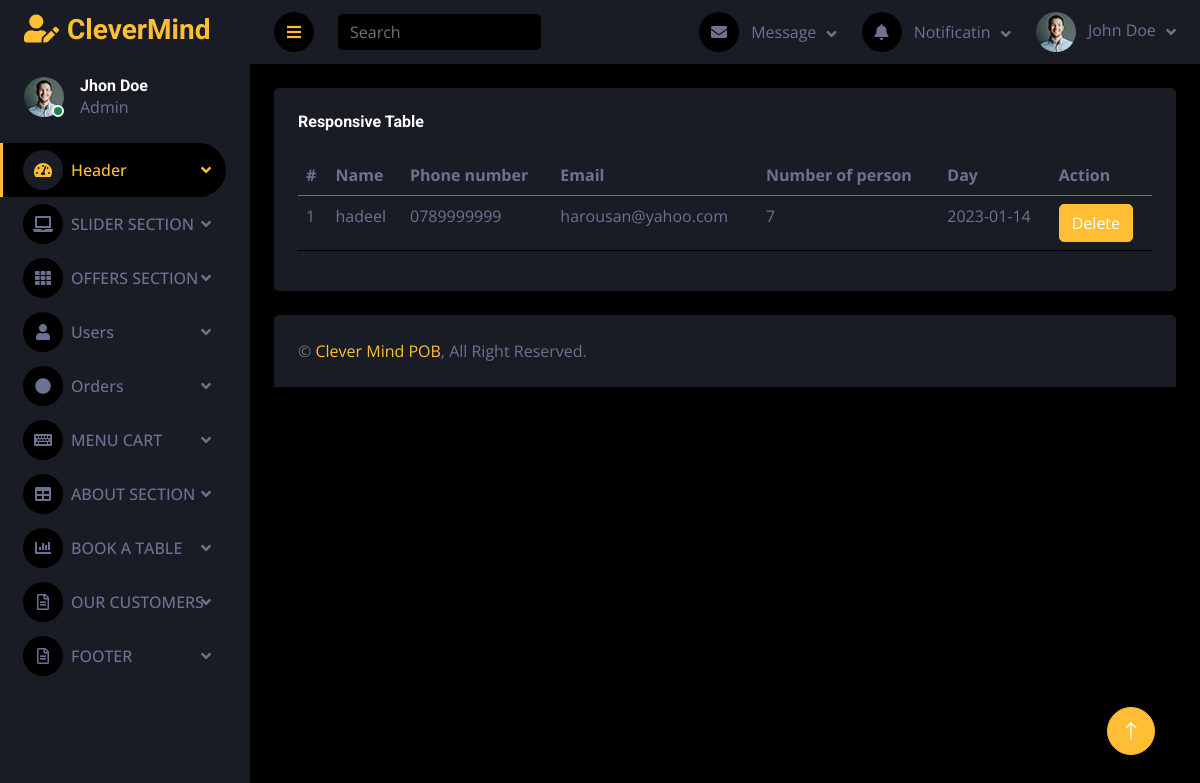
/darkpan-1.0.0/user_messages.php, run on the app's committed database.
### tables this page shows
CREATE TABLE `book_a_table` (
  `id` int(100) NOT NULL,
  `name` varchar(250) NOT NULL,
  `phone_number` varchar(250) NOT NULL,
  `email` varchar(250) NOT NULL,
  `number_person` varchar(250) NOT NULL,
  `date` date NOT NULL
);

### darkpan-1.0.0/user_messages.php (the view, shortened to what this page needs)
<?php
require_once("conn.php");
?>
<!DOCTYPE html>
<html lang="en">
<head>
    <link href="https://cdnjs.cloudflare.com/ajax/libs/font-awesome/5.10.0/css/all.min.css" rel="stylesheet">
    <link href="https://cdn.jsdelivr.net/npm/bootstrap-icons@1.4.1/font/bootstrap-icons.css" rel="stylesheet">
    <link href="lib/owlcarousel/assets/owl.carousel.min.css" rel="stylesheet">
    <link href="lib/tempusdominus/css/tempusdominus-bootstrap-4.min.css" rel="stylesheet" />
    <link href="css/bootstrap.min.css" rel="stylesheet">
    <link href="css/style.css" rel="stylesheet">
</head>
<body>
    <div class="container-fluid position-relative d-flex p-0">
        <div class="sidebar pe-4 pb-3">
            <nav class="navbar bg-secondary navbar-dark">
                <a href="index.html" class="navbar-brand mx-4 mb-3">
                    <h3 class="text-primary"><i class="fa fa-user-edit me-2"></i>CleverMind</h3>
                </a>
                <div class="d-flex align-items-center ms-4 mb-4">
                    <div class="position-relative">
                        <img class="rounded-circle" src="img/user.jpg" alt="" style="width: 40px; height: 40px;">
                        <div class="bg-success rounded-circle border border-2 border-white position-absolute end-0 bottom-0 p-1"></div>
                    </div>
                    <div class="ms-3">
                        <h6 class="mb-0">Jhon Doe</h6>
                        <span>Admin</span>
                    </div>
                </div>
                <div class="navbar-nav w-100">
                <div class="nav-item dropdown">
                    <a href="index.html" class="nav-link dropdown-toggle active" data-bs-toggle="dropdown"><i class="fa fa-tachometer-alt me-2"></i>Header</a>
                </div>
                <div class="nav-item dropdown">
                    <a href="#" class="nav-link dropdown-toggle" data-bs-toggle="dropdown"><i class="fa fa-laptop me-2"></i>SLIDER SECTION</a>
                </div>
                <div class="nav-item dropdown">
                    <a href="widget.html" class="nav-link dropdown-toggle " data-bs-toggle="dropdown"><i class="fa fa-th me-2"></i>OFFERS SECTION</a>
                </div>
                <div class="nav-item dropdown">
                    <a href="widget.html" class="nav-link dropdown-toggle " data-bs-toggle="dropdown"><i class="fa fa-user me-2"></i>Users</a>
                </div>
                <div class="nav-item dropdown">
                    <a href="widget.html" class="nav-link dropdown-toggle " data-bs-toggle="dropdown"><i class="fa fa-circle me-2"></i>Orders</a>
                </div>
                <div class="nav-item dropdown">
                    <a href="form.html" class="nav-link dropdown-toggle " data-bs-toggle="dropdown"><i class="fa fa-keyboard me-2"></i>MENU CART</a>
                </div>
                <div class="nav-item dropdown">
                    <a href="table.html" class="nav-link dropdown-toggle " data-bs-toggle="dropdown"><i class="fa fa-table me-2"></i>ABOUT SECTION</a>
                </div>
                <div class="nav-item dropdown">
                    <a href="chart.html" class="nav-link dropdown-toggle " data-bs-toggle="dropdown"><i class="fa fa-chart-bar me-2"></i>BOOK A TABLE</a>
                </div>
                <div class="nav-item dropdown">
                    <a href="#" class="nav-link dropdown-toggle" data-bs-toggle="dropdown"><i class="far fa-file-alt me-2"></i>OUR CUSTOMERS</a>
                </div>
                <div class="nav-item dropdown">
                    <a href="#" class="nav-link dropdown-toggle" data-bs-toggle="dropdown"><i class="far fa-file-alt me-2"></i>FOOTER</a>
                </div>
            </div>
            </nav>
        </div>
        <div class="content">
            <nav class="navbar navbar-expand bg-secondary navbar-dark sticky-top px-4 py-0">
                <a href="#" class="sidebar-toggler flex-shrink-0">
                    <i class="fa fa-bars"></i>
                </a>
                <form class="d-none d-md-flex ms-4">
                    <input class="form-control bg-dark border-0" type="search" placeholder="Search">
                </form>
                <div class="navbar-nav align-items-center ms-auto">
                    <div class="nav-item dropdown">
                        <a href="#" class="nav-link dropdown-toggle" data-bs-toggle="dropdown">
                            <i class="fa fa-envelope me-lg-2"></i>
                            <span class="d-none d-lg-inline-flex">Message</span>
                        </a>
                    </div>
                    <div class="nav-item dropdown">
                        <a href="#" class="nav-link dropdown-toggle" data-bs-toggle="dropdown">
                            <i class="fa fa-bell me-lg-2"></i>
                            <span class="d-none d-lg-inline-flex">Notificatin</span>
                        </a>
                    </div>
                    <div class="nav-item dropdown">
                        <a href="#" class="nav-link dropdown-toggle" data-bs-toggle="dropdown">
                            <img class="rounded-circle me-lg-2" src="img/user.jpg" alt="" style="width: 40px; height: 40px;">
                            <span class="d-none d-lg-inline-flex">John Doe</span>
                        </a>
                    </div>
                </div>
            </nav>
            <div class="container-fluid pt-4 px-4">
                <div class="row g-4">
                    <div class="col-12">
                        <div class="bg-secondary rounded h-100 p-4">
                            <h6 class="mb-4">Responsive Table</h6>
                            <div class="table-responsive">
                                <table class="table">
                                    <thead>
                                       <tr>
                                          <th>#</th>
                                          <th>Name</th>
                                          <th>Phone number</th>
                                          <th>Email</th>
                                          <th>Number of person</th>
                                          <th>Day</th>
                                          <th>Action</th>
                                       </tr>
                                    </thead>
                                    <tbody>
                                    <?php
                                       $sql = "SELECT * FROM  book_a_table";
                                       $result = mysqli_query($conn, $sql);
                                       $countRow = mysqli_num_rows($result);
                                       if ($countRow > 0) {
                                          $i = 1;
                                          while ($row = mysqli_fetch_assoc($result)) {
                                             echo "
                                             <tr>
                                             <td>{$i}</td>
                                             <td>{$row['name']}</td>
                                             <td>{$row['phone_number']}</td>
                                             <td>{$row['email']}</td>
                                             <td>{$row['number_person']}</td>
                                             <td>{$row['date']}</td>
                                             <td>
                                             <a href='user_messages.php?delete={$row['id']}'>
                                             <button data-toggle='tooltip' title='Trash' class='btn btn-primary mr-2'>
                                             Delete
                                             </button>
                                             </a>
                                             </td>
                                             </tr>
                                             ";
                                             $i++;
                                          }
                                       }
                                       ?>
                                    </tbody>
                                </table>
                            </div>
                        </div>
                    </div>
                </div>
            </div>
            <div class="container-fluid pt-4 px-4">
                <div class="bg-secondary rounded-top p-4">
                    <div class="row">
                        <div class="col-12 col-sm-6 text-center text-sm-start">
                            &copy; <a href="#">Clever Mind POB</a>, All Right Reserved.
                        </div>
                    </div>
                </div>
            </div>
        </div>
        <a href="#" class="btn btn-lg btn-primary btn-lg-square back-to-top"><i class="bi bi-arrow-up"></i></a>
    </div>
</body>
</html>

### darkpan-1.0.0/css/style.css (style rules this page uses)
:root { --primary: #ffbe33; --secondary: #191C24; --light: #6C7293; --dark: #000000; }
.back-to-top { position: fixed; display: none; right: 45px; bottom: 45px; z-index: 99; }
.btn { transition: .5s; }
.btn-lg-square { width: 48px; height: 48px; }
.btn-square, .btn-sm-square, .btn-lg-square { padding: 0; display: inline-flex; align-items: center; justify-content: center; font-weight: normal; border-radius: 50px; }
.sidebar { position: fixed; top: 0; left: 0; bottom: 0; width: 250px; height: 100vh; overflow-y: auto; background: var(--secondary); transition: 0.5s; z-index: 999; }
.content { margin-left: 250px; min-height: 100vh; background: var(--dark); transition: 0.5s; }
@media (min-width: 992px) { .sidebar { margin-left: 0; } }
@media (min-width: 992px) { .content { width: calc(100% - 250px); } }
.sidebar .navbar .navbar-nav .nav-link { padding: 7px 20px; color: var(--light); font-weight: 500; border-left: 3px solid var(--secondary); border-radius: 0 30px 30px 0; outline: none; }
.sidebar .navbar .navbar-nav .nav-link:hover, .sidebar .navbar .navbar-nav .nav-link.active { color: var(--primary); background: var(--dark); border-color: var(--primary); }
.sidebar .navbar .navbar-nav .nav-link i { width: 40px; height: 40px; display: inline-flex; align-items: center; justify-content: center; background: var(--dark); border-radius: 40px; }
.sidebar .navbar .navbar-nav .nav-link:hover i, .sidebar .navbar .navbar-nav .nav-link.active i { background: var(--secondary); }
.sidebar .navbar .dropdown-toggle::after { position: absolute; top: 15px; right: 15px; border: none; content: "\f107"; font-family: "Font Awesome 5 Free"; font-weight: 900; transition: .5s; }
.content .navbar .navbar-nav .nav-link { margin-left: 25px; padding: 12px 0; color: var(--light); outline: none; }
.content .navbar .sidebar-toggler, .content .navbar .navbar-nav .nav-link i { width: 40px; height: 40px; display: inline-flex; align-items: center; justify-content: center; background: var(--dark); border-radius: 40px; }
.content .navbar .dropdown-toggle::after { margin-left: 6px; vertical-align: middle; border: none; content: "\f107"; font-family: "Font Awesome 5 Free"; font-weight: 900; transition: .5s; }

### data on the page
book_a_table: name "hadeel", phone_number "0789999999", email "harousan@yahoo.com", number_person "7", date "2023-01-14"
